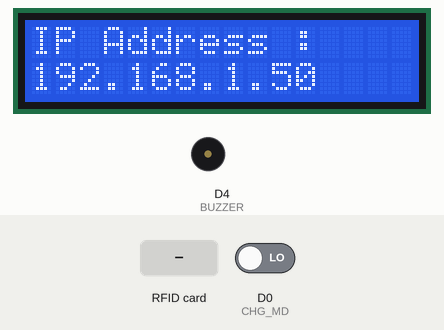
Recording of a sketch running on a simulated ESP8266 (NodeMCU). Shown: 16×2 character LCD, buzzer (waves = sounding, pin HIGH). The inputs (shaded band) are chosen by the test bench; at power-on: D0 (CHG_MD) LOW. WiFi joins after 1.5 s; servers stay silent unless stated; uploads are accepted with an empty reply; what the sketch prints to the serial monitor is not drawn.

Above: at 2.9 s.
At 5.0 s:
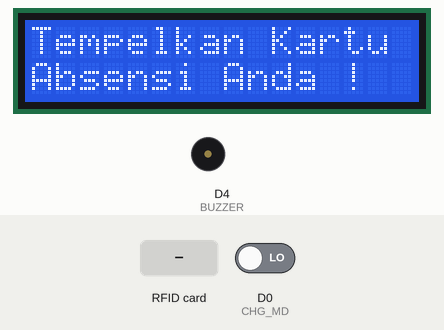
5.1 s: RFID card 5E 7A 19 C4 held to the reader
At 7.02 s:
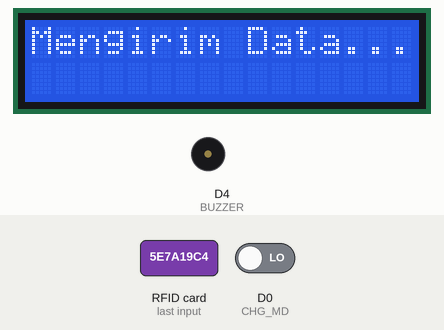
At 8.9 s:
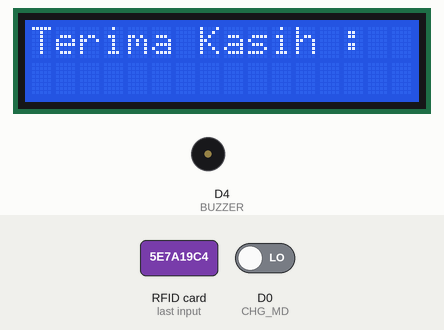
Timing chart, 0 to 10.4 s (numbered marks = the images above; inputs shaded):
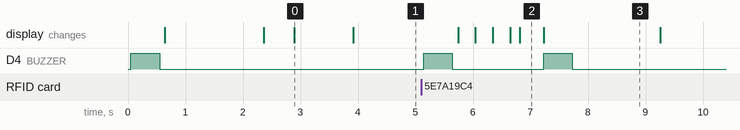

Measured:
- after the input at 5.1 s, D4 (BUZZER): alternates HIGH for 0.50 s and LOW for 1.6 s, 4 changes in all, then stays LOW, starting at once; the display: first changes after 0.64 s (image 2 shows a later state)
- what the display in image 0 shows lasts 1.0 s, from 2.9 s to 3.9 s
- what the display in image 2 shows lasts 0.4 s, from 6.8 s to 7.2 s

The sketch:

Project_RFID.ino
```cpp
#include <Arduino.h>
#include <ESP8266WiFi.h>
#include <ESP8266WiFiMulti.h>
#include <ESP8266HTTPClient.h>
#include <WiFiClient.h>
#include <LiquidCrystal_I2C.h>
#include <MFRC522.h>

#define BUZZER  D4
#define SS_PIN  D8
#define RST_PIN D3
#define CHG_MD  D0

ESP8266WiFiMulti WiFiMulti;

LiquidCrystal_I2C lcd(0x27, 16, 2);

MFRC522 mfrc522(SS_PIN, RST_PIN);

int serNum[7];
int x = 0;
int y = 0;
int j = 0;

// WiFi parameters to be configured
char ssid[]            = "ssid1";
const char* password   = "pass1";
char ssid2[]           = "ssid2";
const char* password2  = "pass2";
char ssid3[]           = "ssid3";
const char* password3  = "pass3";

void setup()
{
  pinMode(CHG_MD, INPUT);
  pinMode(BUZZER, OUTPUT);

  Serial.begin(115200);
  SPI.begin();
  mfrc522.PCD_Init();
  //mfrc522.PCD_DumpVersionToSerial();
  //Serial.setDebugOutput(true);

  digitalWrite(BUZZER, HIGH);
  delay(500);
  digitalWrite(BUZZER, LOW);

  lcd.begin();
  lcd.backlight();
  lcd.clear();

  lcd.setCursor(0, 0);
  lcd.print("Connecting to :");
  lcd.setCursor(0, 1);
  lcd.print("WiFi . . .");

  WiFi.mode(WIFI_STA);
  WiFi.disconnect();
  delay(200);

  WiFiMulti.addAP(ssid, password);
  WiFiMulti.addAP(ssid2, password2);
  WiFiMulti.addAP(ssid3, password3);

  // while wifi not connected yet, print '.'
  // then after it connected, get out of the loop
  while (WiFiMulti.run() != WL_CONNECTED)
  {
    delay(500);
    Serial.print(".");
  }

  if (WiFiMulti.run() == WL_CONNECTED)
  {
    Serial.println("");
    Serial.println("WiFi connected");
    lcd.clear();
    lcd.setCursor(0, 0);
    lcd.print("WiFi connected !");
    delay(500);
    Serial.println("IP address: ");
    lcd.clear();
    lcd.setCursor(0, 0);
    lcd.print("IP Address : ");
    Serial.println(WiFi.localIP());
    lcd.setCursor(0, 1);
    lcd.print(WiFi.localIP());
    delay(1000);
  }
}

void loop()
{
  lcd.setCursor(0, 0);
  lcd.print("Tempelkan Kartu");
  lcd.setCursor(0, 1);
  lcd.print("Absensi Anda !");

  // Look for new cards
  if ( ! mfrc522.PICC_IsNewCardPresent())
  {
    return;
  }

  // Select one of the cards
  if ( ! mfrc522.PICC_ReadCardSerial())
  {
    return;
  }

  digitalWrite(BUZZER, HIGH);
  delay(500);
  digitalWrite(BUZZER, LOW);

  ////-------------------------------------------------RFID----------------------------------------------

  Serial.println();
  Serial.print(" UID tag :");
  String content = "";
  byte letter, i;
  for (i = 0; i < mfrc522.uid.size; i++)
  {
    Serial.print(mfrc522.uid.uidByte[i] < 0x10 ? " 0" : " ");
    Serial.print(mfrc522.uid.uidByte[i], HEX);
    content.concat(String(mfrc522.uid.uidByte[i] < 0x10 ? " 0" : " "));
    content.concat(String(mfrc522.uid.uidByte[i], HEX));
  }
  content.toUpperCase();
  Serial.println();

  //Fungsi Loading pada LCD
  custom_loading();
  lcd.clear();
  loading_lcd();
  lcd.clear();
  lcd.setCursor(0, 0);
  lcd.print("Mengirim Data...");

  String ID = String(mfrc522.uid.uidByte[0], HEX);
  ID += String(mfrc522.uid.uidByte[1], HEX);
  ID += String(mfrc522.uid.uidByte[2], HEX);
  ID += String(mfrc522.uid.uidByte[3], HEX);
  Serial.print("ID = ");
  Serial.println(ID);

  ////-------------------------------------------------SENDING DATA----------------------------------------------

  String url = "";
  if (digitalRead(CHG_MD))
  {
    url =  "http://www.(websiteanda).com/absensi/scan.php";
  }
  else
  {
    url =  "http://www.(websiteanda).com/absensi/input.php";
  }

  url += "?x=";
  url += ID;

  String url2 = "http://www.(websiteanda).com/absensi/lihat.php";
  url2 += "?x=";
  url2 += ID;

  // wait for WiFi connection
  if ((WiFiMulti.run() == WL_CONNECTED)) {

    WiFiClient client;

    HTTPClient http, http2;

    Serial.print("[HTTP 2] begin...\n");
    if (http2.begin(client, url))
    {
      int httpCode2 = http2.GET();
      http2.end();
    }

    if (http.begin(client, url2))
    {
      Serial.print("[HTTP] GET...\n");
      // start connection and send HTTP header
      int httpCode = http.GET();

      // httpCode will be negative on error
      if (httpCode > 0) {
        // HTTP header has been send and Server response header has been handled
        Serial.printf("[HTTP] GET... code: %d\n", httpCode);

        // file found at server
        if (httpCode == HTTP_CODE_OK || httpCode == HTTP_CODE_MOVED_PERMANENTLY) {
          String payload = http.getString();
          Serial.println(payload);
          lcd.clear();
          lcd.setCursor(0, 0);
          lcd.print("Terima Kasih : ");
          lcd.setCursor(0, 1);
          lcd.print(payload);
          digitalWrite(BUZZER, HIGH);
          delay(500);
          digitalWrite(BUZZER, LOW);
          delay(1000);
        }
      }
      else
      {
        Serial.printf("[HTTP] GET... failed, error: %s\n", http.errorToString(httpCode).c_str());
        for (int ulang = 0; ulang <= 2; ulang++)
        {
          digitalWrite(BUZZER, HIGH);
          delay(100);
          digitalWrite(BUZZER, LOW);
          delay(100);
        }
        lcd.clear();
        lcd.setCursor(0, 0);
        lcd.print("HTTP GET");
        lcd.setCursor(0, 1);
        lcd.print("Failed");
        delay(500);
        lcd.clear();
        lcd.setCursor(0, 0);
        lcd.print("Device");
        lcd.setCursor(0, 1);
        lcd.print("Restarting");
        delay(500);
        setup();
      }

      http.end();
    }
    else
    {
      Serial.printf("[HTTP} Unable to connect\n");
      for (int ulang = 0; ulang <= 2; ulang++)
      {
        digitalWrite(BUZZER, HIGH);
        delay(100);
        digitalWrite(BUZZER, LOW);
        delay(100);
      }
      lcd.clear();
      lcd.setCursor(0, 0);
      lcd.print("HTTP Unable to");
      lcd.setCursor(0, 1);
      lcd.print("Connect");
      delay(500);
      lcd.clear();
      lcd.setCursor(0, 0);
      lcd.print("Device");
      lcd.setCursor(0, 1);
      lcd.print("Restarting");
      delay(500);
      setup();
    }
  }
  delay(500);
  Serial.println("Silahkan Selanjutnya !");
}

void custom_clear()
{
  byte blank[8] =
  {
    B00000, B00000, B00000, B00000, B00000, B00000, B00000, B00000
  };

  for (int n = 0; n < 8; n++)
  {
    lcd.createChar(n, blank);
  }
}

void custom_loading()
{
  custom_clear();
  j = 4;

  byte line1[8] =
  {
    B10000, B10000, B10000, B10000, B10000, B10000, B10000, B10000
  };
  byte line2[8] =
  {
    B11000, B11000, B11000, B11000, B11000, B11000, B11000, B11000
  };
  byte line3[8] =
  {
    B11100, B11100, B11100, B11100, B11100, B11100, B11100, B11100
  };
  byte line4[8] =
  {
    B11110, B11110, B11110, B11110, B11110, B11110, B11110, B11110
  };

  lcd.createChar(0, line1);
  lcd.createChar(1, line2);
  lcd.createChar(2, line3);
  lcd.createChar(3, line4);
}

void loading_lcd()
{
  lcd.setCursor(0, 0);
  lcd.print("Loading");

  for (int i = 0; i < j; i++)
  {
    lcd.setCursor(x, 1);
    lcd.write(i);
    delay(10);
  }

  lcd.setCursor(x, 1);
  lcd.write(255);
  delay(10);
  x++;

  if (x < 16)
  {
    loading_lcd();
  }

  if (x > 15)
  {
    x = 0;
    lcd.clear();
  }
}
```
